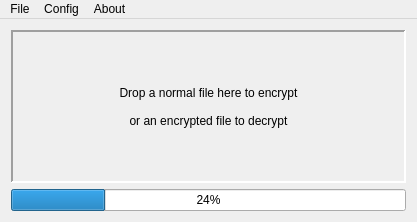
<?xml version="1.0" encoding="UTF-8"?>
<ui version="4.0">
 <class>MainWindow</class>
 <widget class="QMainWindow" name="MainWindow">
  <property name="geometry">
   <rect>
    <x>0</x>
    <y>0</y>
    <width>417</width>
    <height>222</height>
   </rect>
  </property>
  <property name="sizePolicy">
   <sizepolicy hsizetype="Preferred" vsizetype="Preferred">
    <horstretch>0</horstretch>
    <verstretch>0</verstretch>
   </sizepolicy>
  </property>
  <property name="windowTitle">
   <string>DexiosGUI</string>
  </property>
  <property name="autoFillBackground">
   <bool>false</bool>
  </property>
  <widget class="QWidget" name="centralWidget">
   <layout class="QGridLayout" name="gridLayout">
    <item row="0" column="0">
     <widget class="DropArea" name="label">
      <property name="sizePolicy">
       <sizepolicy hsizetype="Expanding" vsizetype="Expanding">
        <horstretch>0</horstretch>
        <verstretch>0</verstretch>
       </sizepolicy>
      </property>
      <property name="acceptDrops">
       <bool>true</bool>
      </property>
      <property name="autoFillBackground">
       <bool>true</bool>
      </property>
      <property name="frameShape">
       <enum>QFrame::Panel</enum>
      </property>
      <property name="frameShadow">
       <enum>QFrame::Sunken</enum>
      </property>
      <property name="lineWidth">
       <number>2</number>
      </property>
      <property name="text">
       <string>Drop a normal file here to encrypt

or an encrypted file to decrypt</string>
      </property>
      <property name="alignment">
       <set>Qt::AlignCenter</set>
      </property>
     </widget>
    </item>
    <item row="1" column="0">
     <widget class="QProgressBar" name="progBar">
      <property name="value">
       <number>24</number>
      </property>
     </widget>
    </item>
   </layout>
  </widget>
  <widget class="QMenuBar" name="menuBar">
   <property name="geometry">
    <rect>
     <x>0</x>
     <y>0</y>
     <width>417</width>
     <height>22</height>
    </rect>
   </property>
   <widget class="QMenu" name="menuAbout">
    <property name="title">
     <string>About</string>
    </property>
    <addaction name="menu_About"/>
    <addaction name="menu_AboutQt"/>
   </widget>
   <widget class="QMenu" name="menuFile">
    <property name="title">
     <string>File</string>
    </property>
    <addaction name="menu_Open"/>
    <addaction name="menu_Quit"/>
   </widget>
   <widget class="QMenu" name="menuConfig">
    <property name="title">
     <string>Config</string>
    </property>
    <widget class="QMenu" name="menuSkin">
     <property name="title">
      <string>Skin</string>
     </property>
     <addaction name="actionDark"/>
     <addaction name="actionLight"/>
    </widget>
    <addaction name="actionCrypto"/>
    <addaction name="menuSkin"/>
   </widget>
   <addaction name="menuFile"/>
   <addaction name="menuConfig"/>
   <addaction name="menuAbout"/>
  </widget>
  <action name="menu_About">
   <property name="text">
    <string>About DexiosGUI</string>
   </property>
   <property name="toolTip">
    <string>About Cryptyrust</string>
   </property>
  </action>
  <action name="menu_Open">
   <property name="text">
    <string>Open</string>
   </property>
  </action>
  <action name="menu_Quit">
   <property name="text">
    <string>Quit</string>
   </property>
  </action>
  <action name="menu_AboutQt">
   <property name="text">
    <string>About Qt</string>
   </property>
  </action>
  <action name="actionDark">
   <property name="checkable">
    <bool>true</bool>
   </property>
   <property name="text">
    <string>Dark</string>
   </property>
  </action>
  <action name="actionLight">
   <property name="checkable">
    <bool>true</bool>
   </property>
   <property name="text">
    <string>Light</string>
   </property>
  </action>
  <action name="actionAes256Gcm">
   <property name="checkable">
    <bool>true</bool>
   </property>
   <property name="text">
    <string>Aes256Gcm</string>
   </property>
  </action>
  <action name="actiondeoxys">
   <property name="checkable">
    <bool>true</bool>
   </property>
   <property name="text">
    <string>deoxys</string>
   </property>
  </action>
  <action name="actionChacha20Poly1305">
   <property name="checkable">
    <bool>true</bool>
   </property>
   <property name="text">
    <string>Chacha20Poly1305</string>
   </property>
  </action>
  <action name="actionCrypto">
   <property name="text">
    <string>Crypto</string>
   </property>
  </action>
 </widget>
 <layoutdefault spacing="6" margin="11"/>
 <customwidgets>
  <customwidget>
   <class>DropArea</class>
   <extends>QLabel</extends>
   <header>droparea.h</header>
   <slots>
    <slot>setEncrypt()</slot>
    <slot>setDecrypt()</slot>
   </slots>
  </customwidget>
 </customwidgets>
 <resources/>
 <connections/>
</ui>
